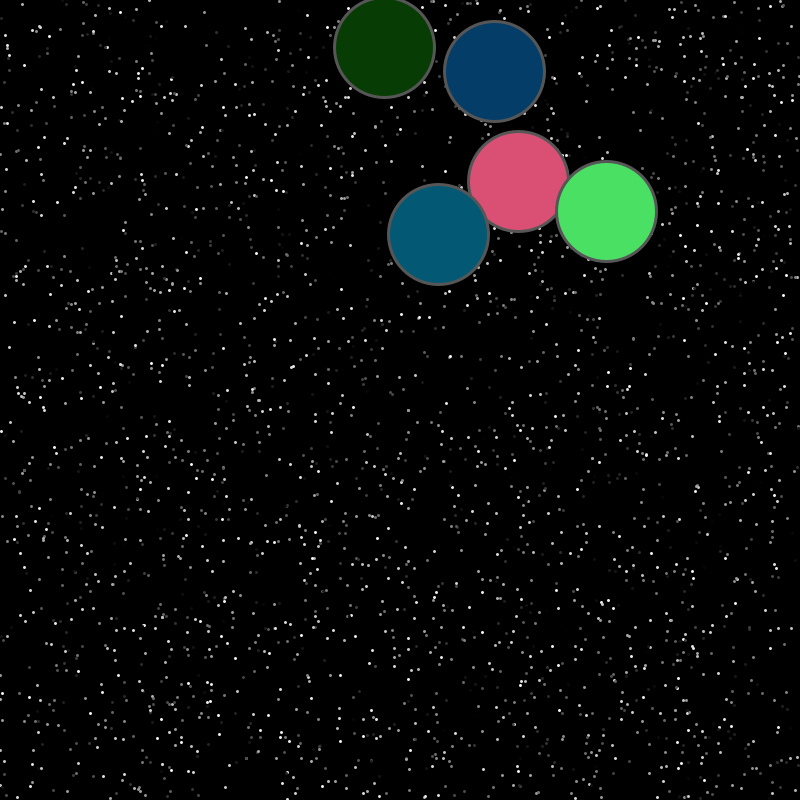
Frame 1 (no input)
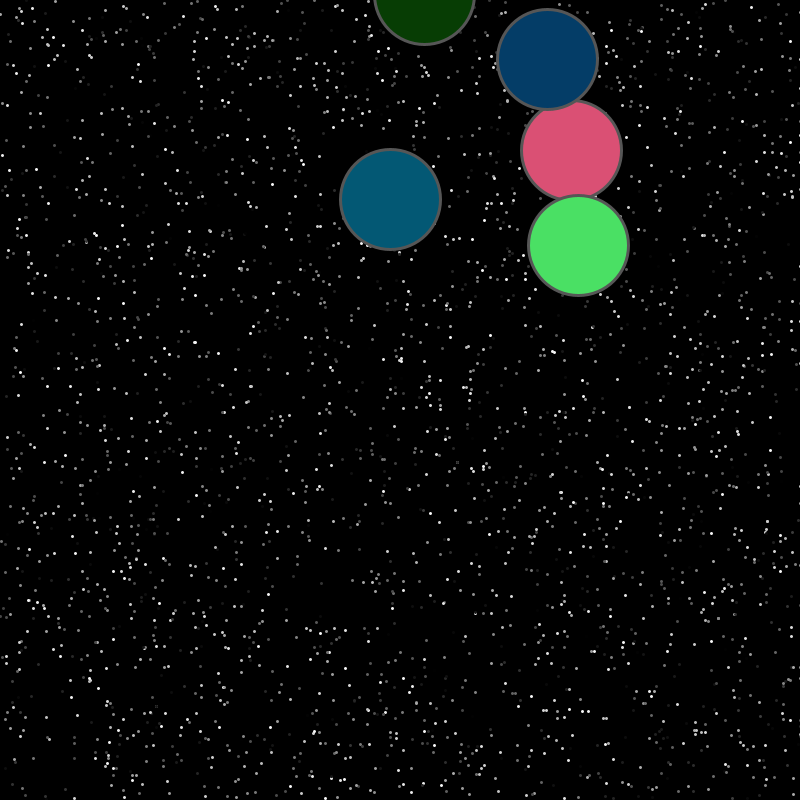
Frame 60 (the mouse pressed at the canvas centre just before this capture)
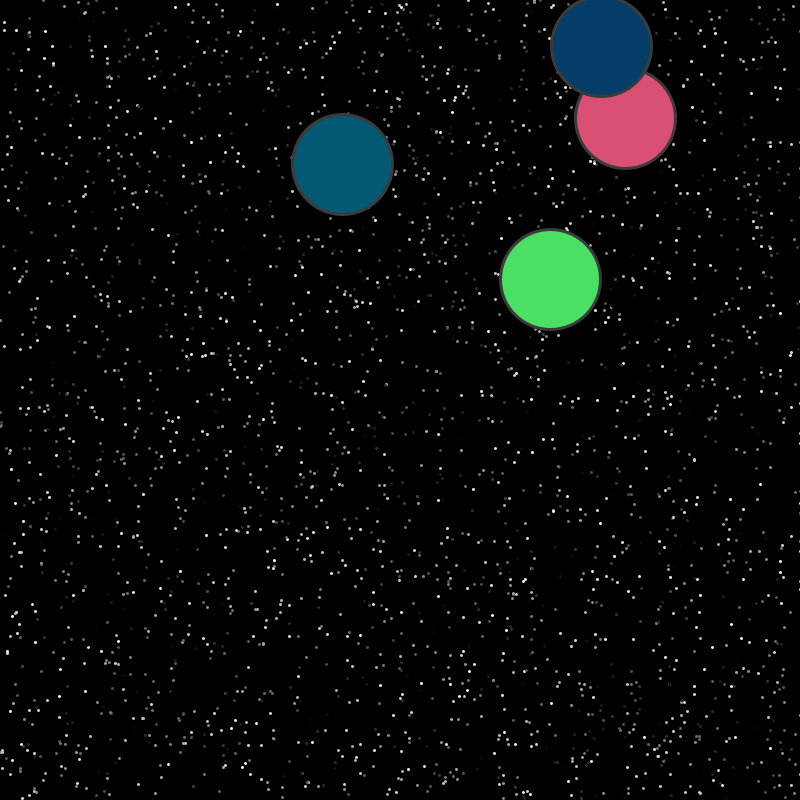
Frame 120 (the mouse held since frame 60 and released just before this capture)

The Processing sketch that drew these frames (run headless with seeded random() and noise(); from frame 60 on, the mouse is pressed at the canvas centre):

// Processing sketch: Lab_7
// ── Lab_7.pde
Starfield s;
Sprite[] planets = new Sprite[5];
void setup(){
   size(800,800);
   for(int i = 0; i < planets.length; i++){
     planets[i] = new Sprite(random(width), 
     random(height-100),random(-1,1), random(-1,1),color(random(255),random(255),random(255)));
   }
   s = new Starfield(3000);
}
void draw(){
  background(0);
  s.draw();
  for(int i = 0; i <planets.length; i++){
    fill(planets[i].c);
    planets[i].x += planets[i].vel;
    planets[i].y += planets[i].dir;
    ellipse(planets[i].x, planets[i].y, 100, 100);
  }
  
}
void mousePressed(){
  for(int i = 0; i < planets.length; i++){
  }
}
class Sprite {
  float x, y, vel, dir;
  color c;
  PVector vec;
  public Sprite(float x, float y, float velocity, float direction, color c){
    this.x = x;
    this.y = y;
    this.vel = velocity;
    this.dir = direction;
    this.c = c;
    vec = new PVector(vel,dir);
    
  }
} 
class Star {
  float x, y, z;
  Star( float x, float y, float z ) {
    this.x = x;
    this.y = y;
    this.z = z;
  }
}
class Starfield {
  public Star stars[];
  public int count;

  public Starfield( int count ) {
    this.count = count;
    stars = new Star[count];
    for ( int i =0; i < count; i++) {
      stars[i] = new Star( random( width ), random( height ), random( 10 ));
    }
  }

  public void draw() {
    strokeWeight( 3 );
    for ( int i =0; i < count; i++) {
      stroke( stars[i].z * 25 );
      point( stars[i].x, stars[i].y );

      stars[i].x -= stars[i].z;
      if (stars[i].x < 0) { 
        stars[i] = new Star( width, random( height ), sqrt(random( 100 )));
      }
    }
  }
}
